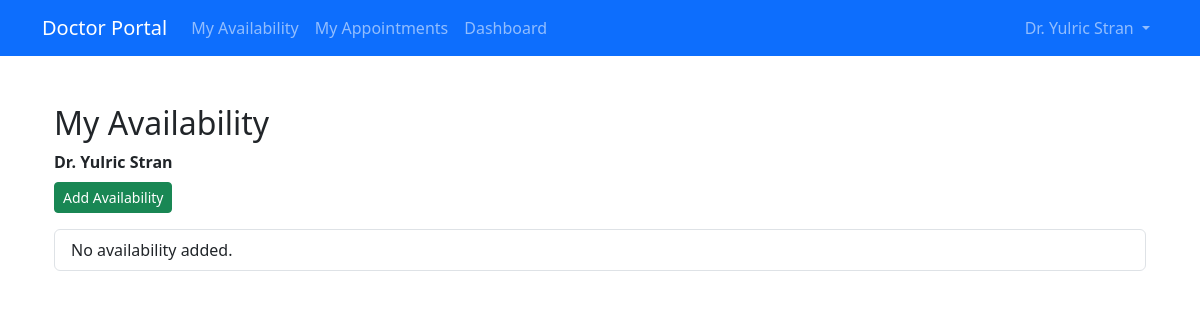
The page /appointment/doctor/availability/ (signed in) on the database as committed earlier.
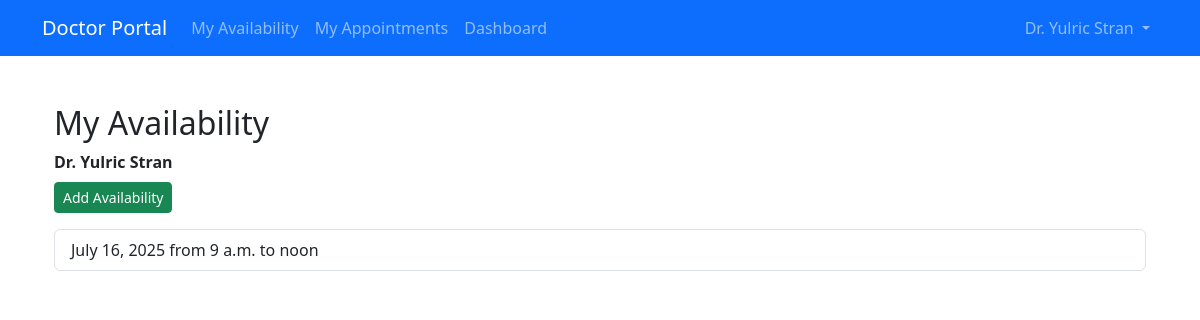
The same page on the database as committed later.
### appointment/models.py (models this page shows, shortened)
class DoctorAvailability(models.Model):
    doctor = models.ForeignKey(Doctor, on_delete=models.CASCADE)
    available_date = models.DateField()
    start_time = models.TimeField(default='09:00:00')
    end_time = models.TimeField(default='21:00:00')
    class Meta:
        unique_together = ('doctor', 'available_date', 'start_time', 'end_time')

### appointment/views.py (the view)
# urls.py: path('doctor/availability/', views.doctor_availability_view, name='availability'),
@doctor_login_required
def doctor_availability_view(request):
    doctor = request.doctor
    availability = DoctorAvailability.objects.filter(doctor=doctor)
    return render(request, 'appointment/doctor_availability.html', {
        'availability': availability,
        'doctor': doctor
    })

### appointment/templates/appointment/doctor_availability.html
{% extends 'appointment/base.html' %}
{% block content %}
<div class="container mt-5">
    <div class="mb-2">
            <h2>My Availability</h2>
    <strong>Dr. {{doctor.fname}} {{doctor.lname}}</strong>
    </div>
    <a href="{% url 'appointment:add_availability' %}" class="btn btn-sm btn-success mb-3">Add Availability</a>
    <ul class="list-group">
        {% for slot in availability %}
            <li class="list-group-item">{{ slot.available_date }} from {{ slot.start_time }} to {{slot.end_time}}</li>
        {% empty %}
            <li class="list-group-item">No availability added.</li>
        {% endfor %}
    </ul>
</div>
{% endblock %}

Rows that differ between the two databases and show on the page:
added DoctorAvailability: available_date "July 16, 2025", start_time "9 a.m.", end_time "noon"
Other text that changed with them:
text no longer shown: "No availability added."
